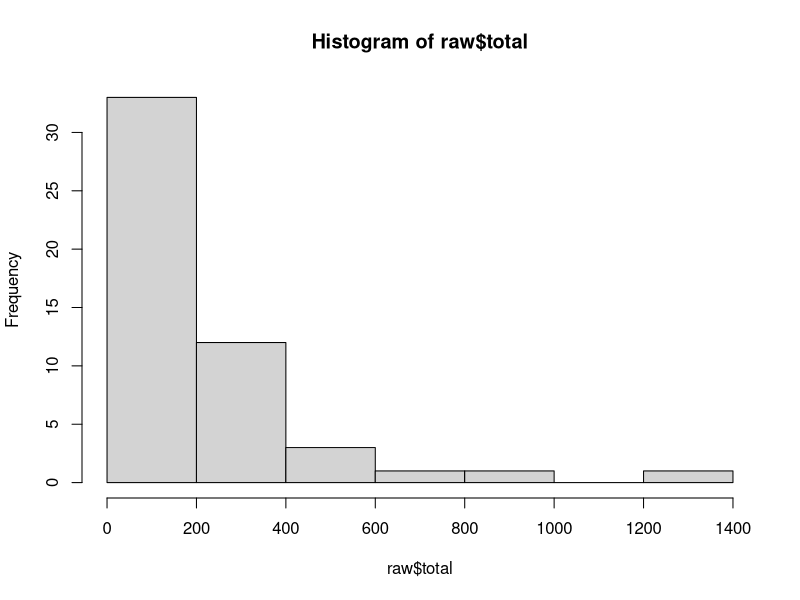
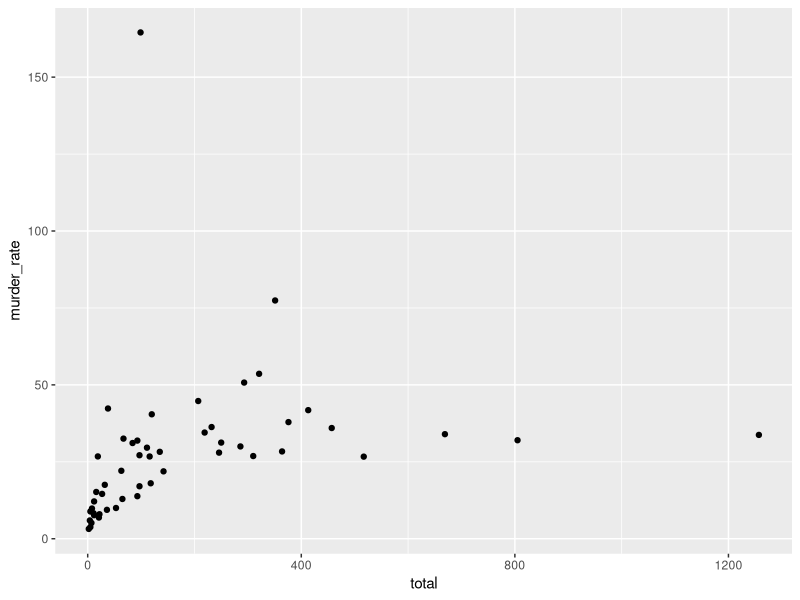
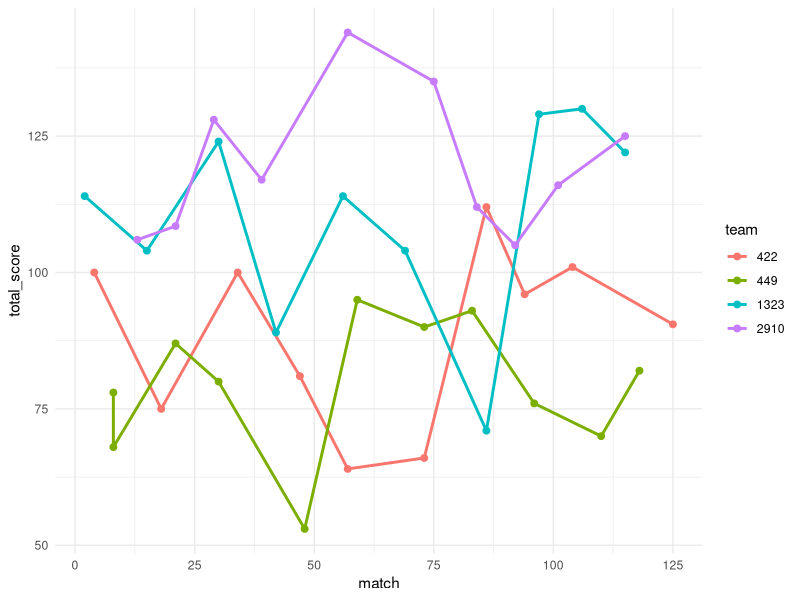

R code for these plots, in order:
## ---- chunk 1
#make sure to install these packages first 
library(dslabs)
library(ggplot2)
library(tidyverse)
library(scales)

raw <- murders

hist(raw$total)
## ---- chunk 2
raw <- murders |>
    mutate(
        murder_rate = total/population * 10^6
    )

ggplot(raw, aes(x = total, y = murder_rate)) + 
    geom_point()
## ---- chunk 3
raw <- read.csv("shinyapp/data_files/newton/data.csv")
#choices: 422, 449, 1323, 2910
selected_teams <- c(422, 449, 1323, 2910)

past_match_points <- raw |>
    group_by(team) |>
    mutate(team = as.factor(team)) |>
    filter(team %in% selected_teams) |>
    summarize(
        team = team,
        match = match,
        total_score = 
            move*3 +
            auto_coral_L1_num*3 + auto_coral_L2_num*4 + auto_coral_L3_num*6 + auto_coral_L4_num*7 +
            robot_net_score*4 + proc_score*2.5 +
            coral_L1_num*2 + coral_L2_num*3 + coral_L3_num*4 + coral_L4_num*5 +
            ifelse(ending =="D", 12, ifelse(ending=="S",6,ifelse(ending=="P", 2, 0))),
    )

team_colors <- setNames(hue_pal()(length(levels(past_match_points$team))), levels(past_match_points$team))

ggplot(past_match_points, aes(x = match, y = total_score, color = team, group = team)) + 
    geom_line(size = 1) +
    geom_point(size = 2) + 
    scale_fill_manual(values = team_colors) +
    #scale_y_continuous(limits = c(0, max(past_match_points$total_score, na.rm = TRUE))) +
    #scale_x_continuous(breaks = unique(past_match_points$match)) +
    #labs(title = "Points Over Time", x = "Match", y = "Total Score", color = "Team") +
    theme_minimal()
